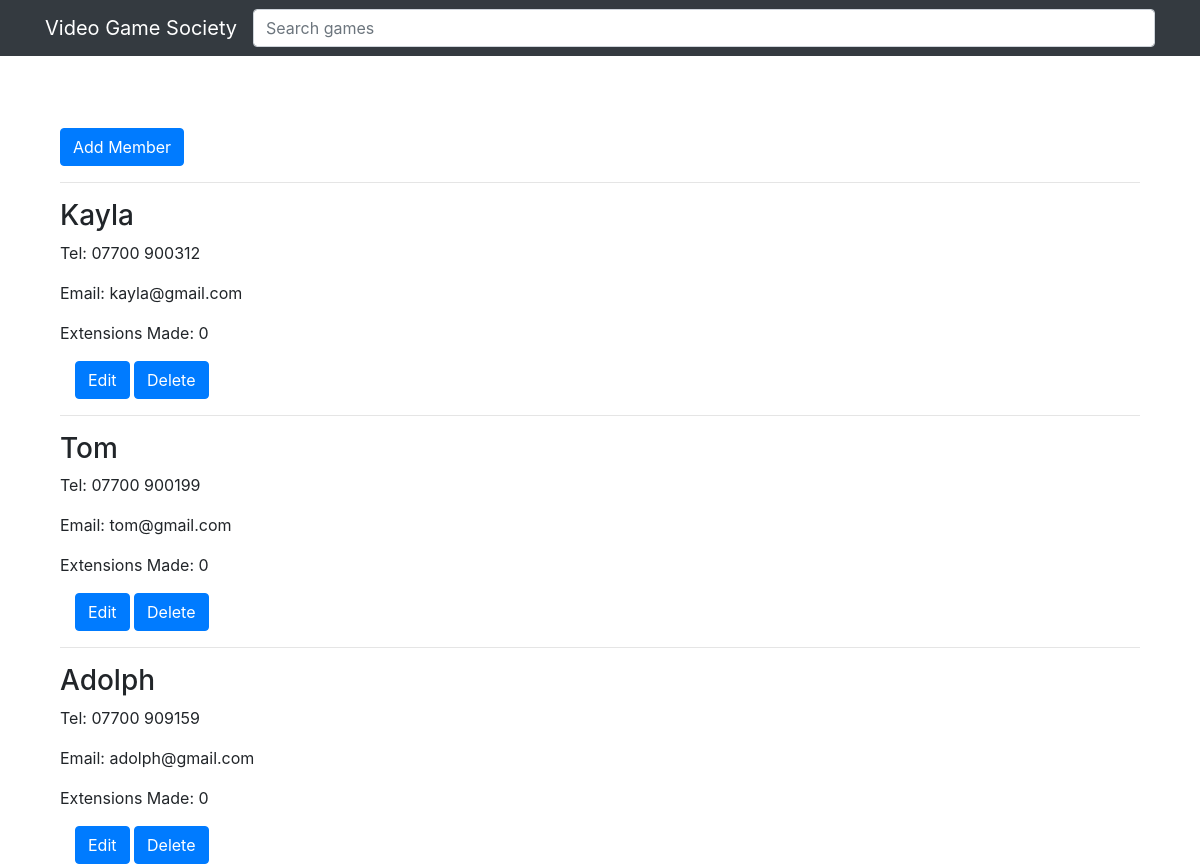
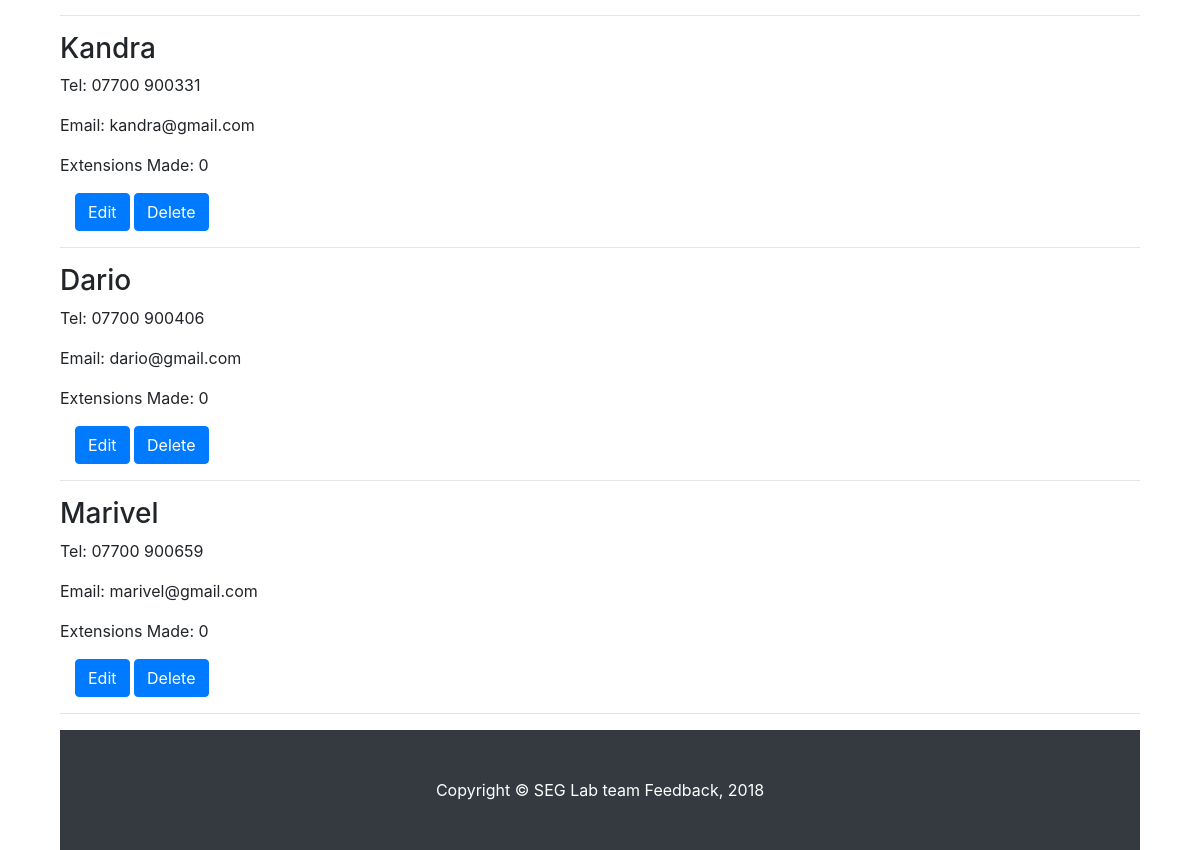
The app's page /public/members/index.php, older data (2 pictures, top to bottom).
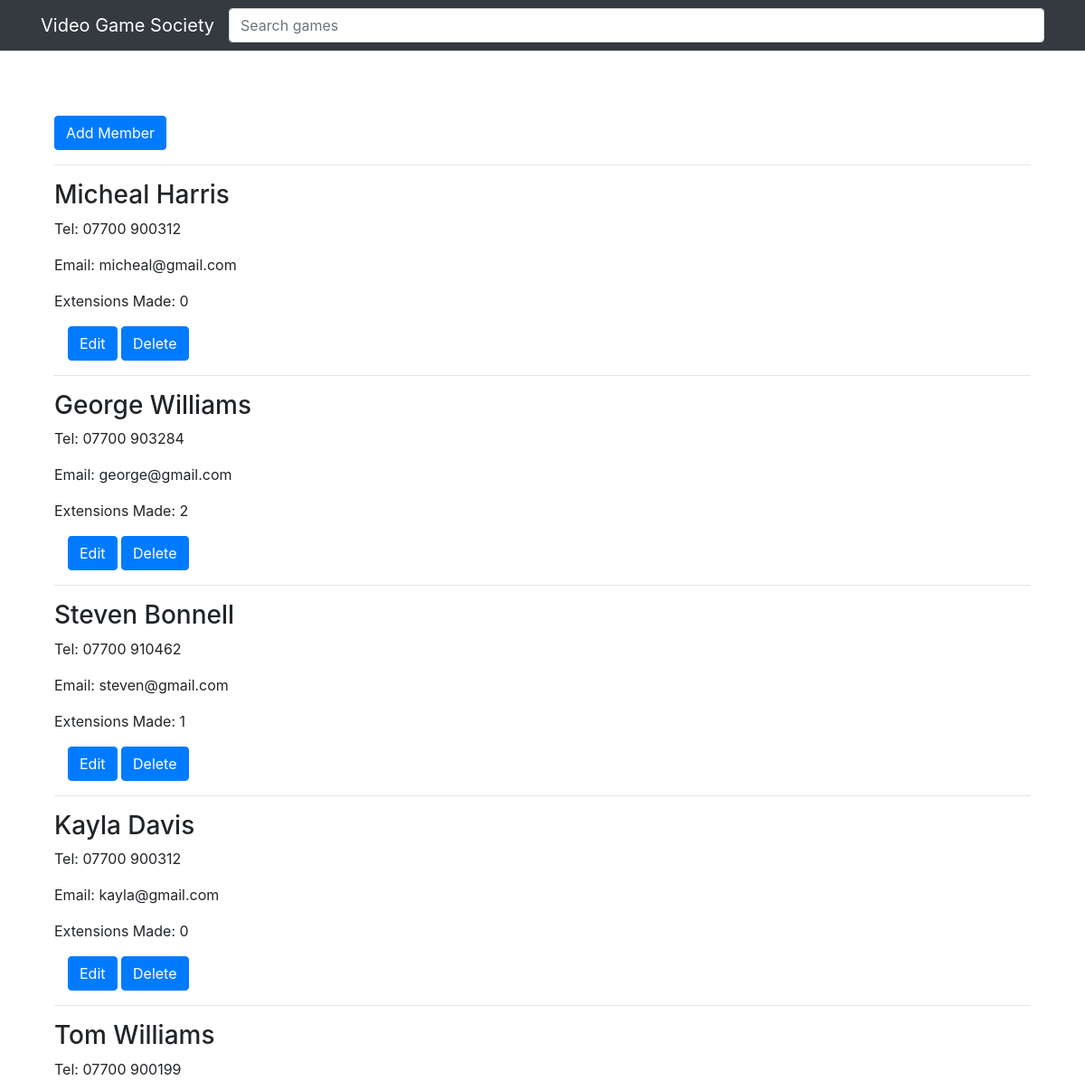
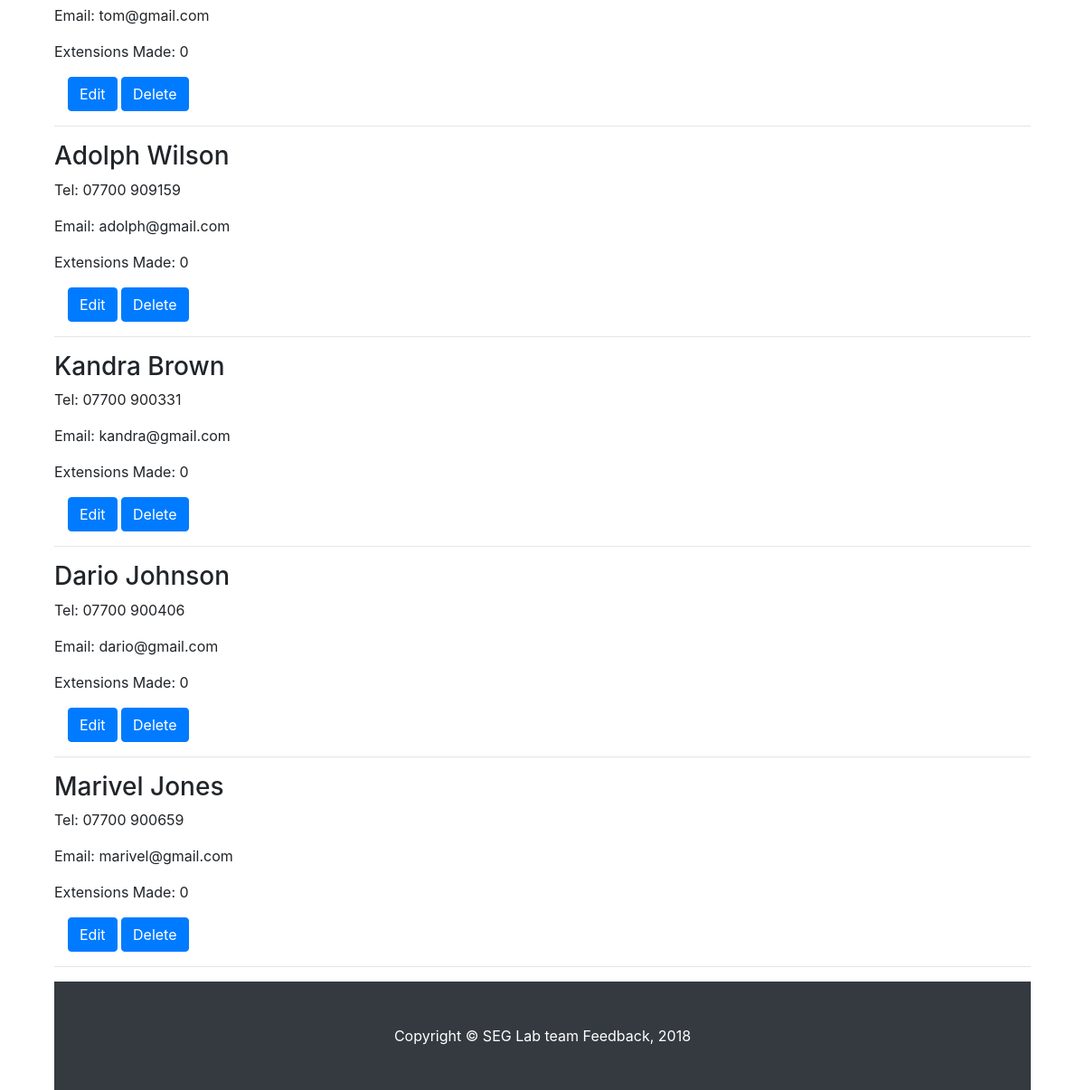
The same page, newer data (2 pictures, top to bottom).
### tables this page shows
CREATE TABLE Members(
	Member_ID INT NOT NULL AUTO_INCREMENT,
	Name VARCHAR(64) NOT NULL,
	Tel VARCHAR(15),
	Email VARCHAR(254),
	Extensions_Made INT NOT NULL,

	PRIMARY KEY (Member_ID)
);

### private/functions.php (called while the page is built, shortened)
<?php
function url_for($script_path) {
  if($script_path[0] != '/') {
    $script_path = "/" . $script_path;
  }
  return WWW_ROOT . $script_path;
}
function u($string="") {
  return urlencode($string);
}
function h($string="") {
  return htmlspecialchars($string);
}
?>

### private/db_functions.php (called while the page is built, shortened)
<?php
  function find_all_members() {
        global $db;
        $sql = "SELECT * FROM Members ";
        $sql .= "ORDER BY Member_ID DESC";
        $result = mysqli_query($db, $sql);
    return $result;
  }
?>

### public/members/index.php (the view)
<?php require_once('../../private/initialize.php'); ?>
<?php include(SHARED_PATH . '/header.php'); ?>
     <div class="actions">
     <br>
        <a class="btn btn-primary" href="./new.php">Add Member</a>
    </div>
    <hr/>
    <?php
    if(is_post_request()) {
       $input = $_POST['searchValue'] ?? '';
       $sql = "SELECT * FROM Members ";
       $sql .= "WHERE Title like '%$input%' || Genre like '%$input%' || Description like '%$input%'";
       $sql .= "ORDER BY Member_ID DESC";
       $result = mysqli_query($db, $sql);
       confirm_result_set($result);
       if($input == '')
            $result = find_all_members();
    }else  $result = find_all_members();
    ?>
    <?php while($member = mysqli_fetch_assoc($result)){ ?>
      <div class="row">
        <div class="col-md-6">
          <h3><?php echo h($member['Name']); ?></h3>
          <p>Tel: <?php echo ($member['Tel']) ?></p>
          <p>Email: <?php echo ($member['Email']) ?></p>
          <p>Extensions Made: <?php echo ($member['Extensions_Made']) ?></p>
          <div class= "col">
                <a class="btn btn-primary" href="<?php echo url_for('./members/edit.php?id=' . h(u($member['member_ID']))); ?>">Edit</a>
                <a class="btn btn-primary" href="<?php echo url_for('./members/delete.php?id=' . h(u($member['member_ID']))); ?>">Delete</a>
          </div>
        </div>
      </div>
    <hr/>
    <?php }?>
<?php include(SHARED_PATH . '/footer.php'); ?>

### private/shared/header.php (shortened to what this page needs)
<!doctype html>
<html lang="en">
  <head>
    <link href="../../public/css/games.css" rel="stylesheet">
    <link href=" /gameList.css" rel="stylesheet">
  </head>
  <body>
    <form action="<?php echo url_for('../../VGS/public/games/index.php'); ?>" method="post">
    <nav class="navbar navbar-expand-lg navbar-dark bg-dark fixed-top">
      <div class="container">
        <a class="navbar-brand" href="../../public/games/index.php">Video Game Society</a>
            <input class="form-control" type="text" name="searchValue" placeholder="Search games" aria-label="Search">
      </div>
    </nav>
    </form>
    <br><br>
    <body>

### private/shared/footer.php
    </body>
    <footer class="py-5 bg-dark">
      <div class="container">
        <p class="m-0 text-center text-white">Copyright &copy; SEG Lab team Feedback, 2018</p>
      </div>
    </footer>
  </body>
</html>

### public/css/gameList.css (style rules this page uses)
body { padding-top: 54px; }
@media (min-width: 992px) { body { padding-top: 56px; } }

### private/shared/header.php (style rules this page uses)
body { width:90%; margin: 0 auto; }

Row changes from the older to the newer data that the page shows:
added members: Name "Micheal Harris", Tel "07700 900312", Email "micheal@gmail.com", Extensions_Made "0"
added members: Name "George Williams", Tel "07700 903284", Email "george@gmail.com", Extensions_Made "2"
added members: Name "Steven Bonnell", Tel "07700 910462", Email "steven@gmail.com", Extensions_Made "1"
changed members "kayla@gmail.com": Name "Kayla" → "Kayla Davis"
changed members "tom@gmail.com": Name "Tom" → "Tom Williams"
changed members "adolph@gmail.com": Name "Adolph" → "Adolph Wilson"
changed members "kandra@gmail.com": Name "Kandra" → "Kandra Brown"
changed members "dario@gmail.com": Name "Dario" → "Dario Johnson"
changed members "marivel@gmail.com": Name "Marivel" → "Marivel Jones"
